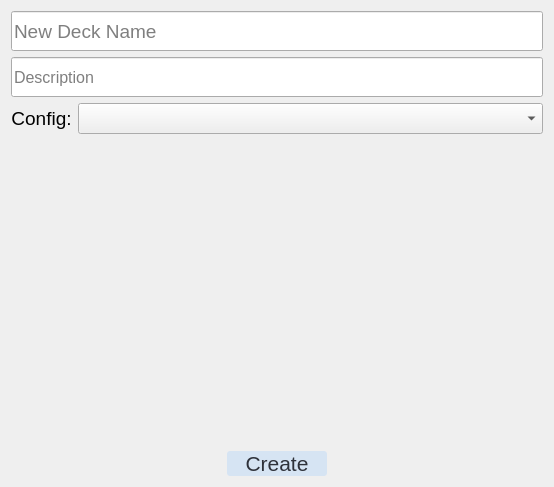
<?xml version="1.0" encoding="UTF-8"?>
<ui version="4.0">
 <class>Form</class>
 <widget class="QWidget" name="Form">
  <property name="geometry">
   <rect>
    <x>0</x>
    <y>0</y>
    <width>554</width>
    <height>487</height>
   </rect>
  </property>
  <property name="minimumSize">
   <size>
    <width>0</width>
    <height>0</height>
   </size>
  </property>
  <property name="windowTitle">
   <string>Form</string>
  </property>
  <layout class="QVBoxLayout" name="verticalLayout">
   <item>
    <widget class="QLineEdit" name="namelineedit">
     <property name="sizePolicy">
      <sizepolicy hsizetype="Expanding" vsizetype="Fixed">
       <horstretch>0</horstretch>
       <verstretch>0</verstretch>
      </sizepolicy>
     </property>
     <property name="minimumSize">
      <size>
       <width>210</width>
       <height>40</height>
      </size>
     </property>
     <property name="font">
      <font>
       <pointsize>14</pointsize>
      </font>
     </property>
     <property name="inputMask">
      <string/>
     </property>
     <property name="text">
      <string/>
     </property>
     <property name="placeholderText">
      <string>New Deck Name</string>
     </property>
    </widget>
   </item>
   <item>
    <widget class="QLineEdit" name="desclineedit">
     <property name="sizePolicy">
      <sizepolicy hsizetype="Expanding" vsizetype="Fixed">
       <horstretch>0</horstretch>
       <verstretch>0</verstretch>
      </sizepolicy>
     </property>
     <property name="minimumSize">
      <size>
       <width>210</width>
       <height>40</height>
      </size>
     </property>
     <property name="font">
      <font>
       <pointsize>12</pointsize>
      </font>
     </property>
     <property name="inputMask">
      <string/>
     </property>
     <property name="text">
      <string/>
     </property>
     <property name="placeholderText">
      <string>Description</string>
     </property>
    </widget>
   </item>
   <item>
    <layout class="QHBoxLayout" name="horizontalLayout_2">
     <item>
      <widget class="QLabel" name="label">
       <property name="sizePolicy">
        <sizepolicy hsizetype="Preferred" vsizetype="Preferred">
         <horstretch>0</horstretch>
         <verstretch>0</verstretch>
        </sizepolicy>
       </property>
       <property name="minimumSize">
        <size>
         <width>55</width>
         <height>0</height>
        </size>
       </property>
       <property name="font">
        <font>
         <pointsize>14</pointsize>
         <weight>50</weight>
         <italic>false</italic>
         <bold>false</bold>
        </font>
       </property>
       <property name="styleSheet">
        <string notr="true"/>
       </property>
       <property name="text">
        <string>Config:</string>
       </property>
       <property name="alignment">
        <set>Qt::AlignCenter</set>
       </property>
      </widget>
     </item>
     <item>
      <widget class="QComboBox" name="configscombobox">
       <property name="sizePolicy">
        <sizepolicy hsizetype="Expanding" vsizetype="Fixed">
         <horstretch>1</horstretch>
         <verstretch>0</verstretch>
        </sizepolicy>
       </property>
       <property name="minimumSize">
        <size>
         <width>200</width>
         <height>0</height>
        </size>
       </property>
       <property name="maximumSize">
        <size>
         <width>16777215</width>
         <height>16777215</height>
        </size>
       </property>
       <property name="focusPolicy">
        <enum>Qt::NoFocus</enum>
       </property>
       <property name="styleSheet">
        <string notr="true">font: 14pt</string>
       </property>
      </widget>
     </item>
    </layout>
   </item>
   <item>
    <spacer name="verticalSpacer">
     <property name="orientation">
      <enum>Qt::Vertical</enum>
     </property>
     <property name="sizeHint" stdset="0">
      <size>
       <width>20</width>
       <height>264</height>
      </size>
     </property>
    </spacer>
   </item>
   <item>
    <widget class="QLabel" name="emptylabel">
     <property name="sizePolicy">
      <sizepolicy hsizetype="Preferred" vsizetype="Minimum">
       <horstretch>0</horstretch>
       <verstretch>0</verstretch>
      </sizepolicy>
     </property>
     <property name="minimumSize">
      <size>
       <width>0</width>
       <height>0</height>
      </size>
     </property>
     <property name="styleSheet">
      <string notr="true">font:11px; color:rgb(255, 0, 0);</string>
     </property>
     <property name="text">
      <string/>
     </property>
     <property name="alignment">
      <set>Qt::AlignCenter</set>
     </property>
    </widget>
   </item>
   <item>
    <layout class="QHBoxLayout" name="horizontalLayout">
     <item>
      <spacer name="horizontalSpacer">
       <property name="orientation">
        <enum>Qt::Horizontal</enum>
       </property>
       <property name="sizeHint" stdset="0">
        <size>
         <width>40</width>
         <height>20</height>
        </size>
       </property>
      </spacer>
     </item>
     <item>
      <widget class="QPushButton" name="createbutton">
       <property name="sizePolicy">
        <sizepolicy hsizetype="Minimum" vsizetype="Minimum">
         <horstretch>0</horstretch>
         <verstretch>0</verstretch>
        </sizepolicy>
       </property>
       <property name="minimumSize">
        <size>
         <width>100</width>
         <height>25</height>
        </size>
       </property>
       <property name="styleSheet">
        <string notr="true">border-radius:3px;background-color:rgb(214, 228, 243);
font: 16pt;color:rgb(47, 50, 58)</string>
       </property>
       <property name="text">
        <string>Create</string>
       </property>
      </widget>
     </item>
     <item>
      <spacer name="horizontalSpacer_2">
       <property name="orientation">
        <enum>Qt::Horizontal</enum>
       </property>
       <property name="sizeHint" stdset="0">
        <size>
         <width>40</width>
         <height>20</height>
        </size>
       </property>
      </spacer>
     </item>
    </layout>
   </item>
  </layout>
 </widget>
 <resources/>
 <connections/>
</ui>
